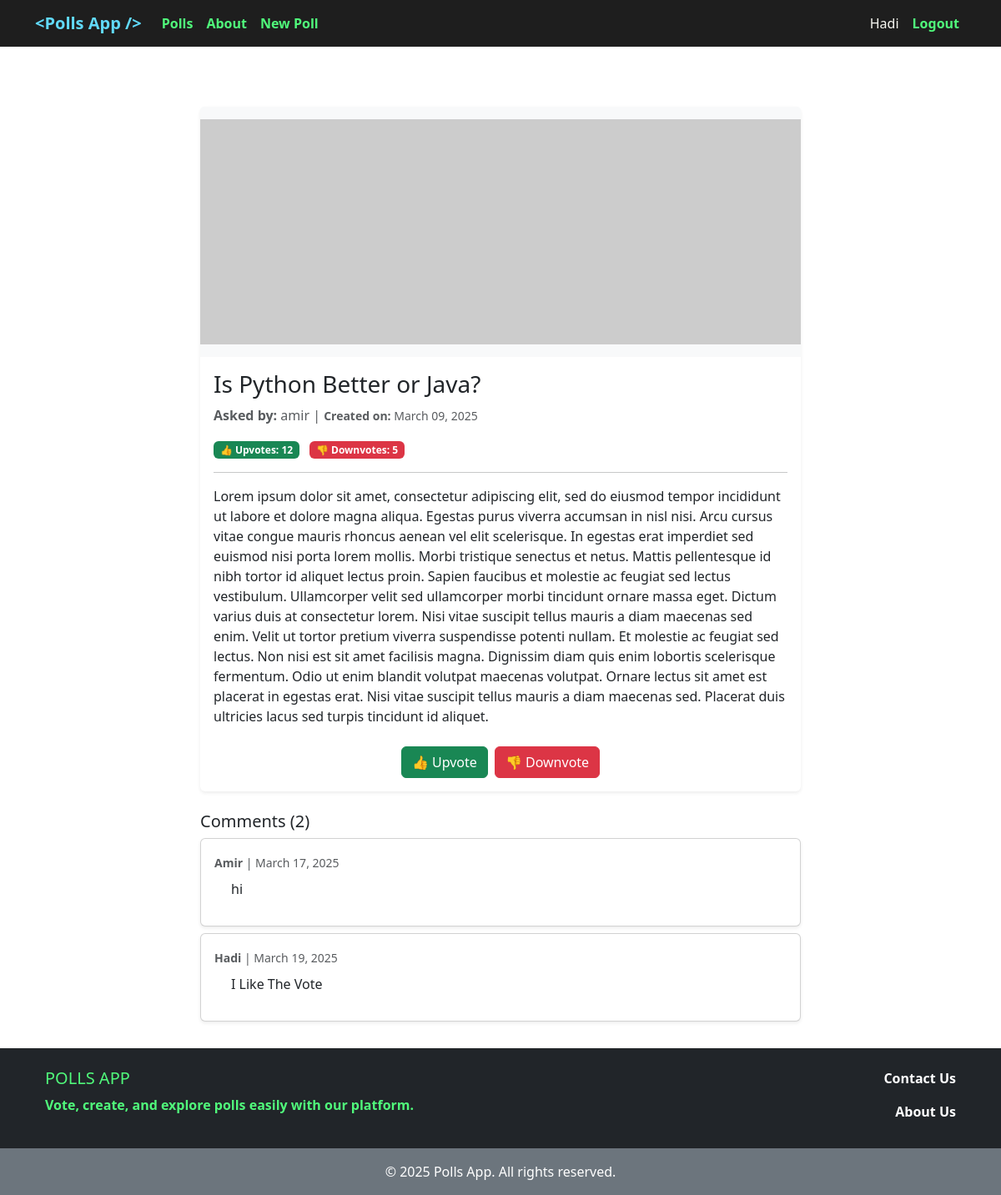
Page /poll/1/ (signed in) on the committed database.
### accounts/models.py (models this page shows)
class CustomUser(AbstractUser):
    ROLE_CHOICES = [
        ('M', 'Manager'),
        ('E', 'Employee'),
        ('S', 'Student'),
        ('O', 'Other'),
    ]
    role = models.CharField(choices=ROLE_CHOICES, max_length=1, default=ROLE_CHOICES[3][0])

### polls/models.py (models this page shows, shortened)
class Poll(models.Model):
    question = models.CharField(max_length=700)
    user = models.ForeignKey(get_user_model(), on_delete=models.CASCADE)
    description = models.TextField(blank=True)
    cover = models.ImageField(upload_to='covers/', blank=True)
    up_vote = models.PositiveIntegerField(default=0)
    down_vote = models.PositiveIntegerField(default=0)
    upvoted_by = models.ManyToManyField(get_user_model(), related_name='upvoted_polls', blank=True)
    downvoted_by = models.ManyToManyField(get_user_model(), related_name='downvoted_polls', blank=True)
    datetime_created = models.DateTimeField(auto_now_add=True)
    datetime_modified = models.DateTimeField(auto_now=True)

class Comment(models.Model):
    poll = models.ForeignKey('Poll', related_name='comments', on_delete=models.CASCADE)
    user = models.ForeignKey(get_user_model(), on_delete=models.CASCADE)
    body = models.TextField()
    is_active = models.BooleanField(default=True)
    datetime_created = models.DateTimeField(auto_now_add=True)
    datetime_modified = models.DateTimeField(auto_now=True)

### polls/views.py (the view)
# urls.py: path('poll/<int:pk>/', poll_detail_view, name='poll_detail'),
def poll_detail_view(request, pk):
    poll = get_object_or_404(Poll, pk=pk)
    comments = poll.comments.all()
    return render(request, 'polls/poll_detail.html', context={
        'poll': poll,
        'comments': comments,
    })

### polls/templates/polls/poll_detail.html (shortened to what this page needs)
{% extends '_base.html' %}
{% block content %}
    <div class="container mt-5">
        <div class="row justify-content-center">
            <div class="col-md-8">
                <div class="card shadow-sm border-0 rounded">
                    {% if poll.cover %}
                        <img src="{{ poll.cover.url }}" class="card-img-top img-fluid" alt="Poll Image">
                    {% else %}
                        <img src="https://placehold.co/800x300" class="card-img-top img-fluid"
                             alt="Poll image for {{ poll.question }}">
                    {% endif %}
                    <div class="card-body">
                        <h3 class="card-title">{{ poll.question }}</h3>
                        <p class="card-text text-muted">
                            <strong>Asked by:</strong> {{ poll.user }} |
                            <small><strong>Created on:</strong> {{ poll.datetime_created|date:"F d, Y" }}</small>
                        </p>
                        <div class="d-flex justify-content-between align-items-center">
                            <div>
                                <span class="badge bg-success">👍 Upvotes: {{ poll.up_vote }}</span>
                                <span class="badge bg-danger mx-2">👎 Downvotes: {{ poll.down_vote }}</span>
                            </div>
                        </div>
                        <hr>
                        <p>{{ poll.description }}</p>
                        <div class="mt-4 d-flex justify-content-center">
                            <div class="btn-group">
                                <form action="{% url 'poll_vote' poll.id %}" method="post">
                                    <button type="submit" class="btn btn-success">👍 Upvote</button>
                                </form>
                                <form action="{% url 'poll_down_vote' poll.id %}" method="post" class="ms-2">
                                    <button type="submit" class="btn btn-danger">👎 Downvote</button>
                                </form>
                            </div>
                        </div>
                    </div>
                </div>
                <div class="mt-4">
                    <h5>Comments ({{ comments|length }})</h5>
                    {% for comment in comments %}
                        <div class="card mb-2 shadow-sm">
                            <div class="card-body">
                                <small class="text-muted">
                                    <strong>{{ comment.user|capfirst }}</strong> | {{ comment.datetime_created|date:"F d, Y" }}
                                </small>
                                <p class="comment-text mt-2">{{ comment.body }}</p>
                            </div>
                        </div>
                    {% empty %}
                        <p class="text-muted">No comments yet.</p>
                    {% endfor %}
                </div>
            </div>
        </div>
    </div>
{% endblock content %}

### templates/_base.html (shortened to what this page needs)
<!doctype html>
<html lang="en">
<head>
    <link href="https://cdn.jsdelivr.net/npm/bootstrap@5.3.3/dist/css/bootstrap.min.css"
          rel="stylesheet"
>
</head>
<body>
<nav class="navbar navbar-expand-lg navbar-dark" style="background-color: #1e1e1e;">
    <div class="container">
        <a class="navbar-brand" href="{% url 'polls_list' %}" style="font-weight: bold; color: #61dafb;">&lt;Polls App /&gt;</a>
        <div class="collapse navbar-collapse" id="navbarNav">
            <ul class="navbar-nav">
                <li class="nav-item">
                    <a class="nav-link" href="{% url 'polls_list' %}"
                       style="color: #50fa7b; font-weight: bold;">Polls</a>
                </li>
                <li class="nav-item">
                    <a class="nav-link" href="{% url 'aboutus' %}" style="color: #50fa7b; font-weight: bold;">About</a>
                </li>
                <li class="nav-item">
                    <a class="nav-link" href="{% url 'poll_create' %}" style="color: #50fa7b; font-weight: bold;">New Poll</a>
                </li>
            </ul>
            <ul class="navbar-nav ms-auto">
                {% if user.is_authenticated %}
                    <li class="nav-item">
                        <span class="nav-link" style="color: #f8f8f2;">{{ user.username|capfirst }}</span>
                    </li>
                    <li class="nav-item">
                        <a class="nav-link" href="{% url 'account_logout' %}"
                           style="color: #50fa7b; font-weight: bold;">Logout</a>
                    </li>
                {% endif %}
            </ul>
        </div>
    </div>
</nav>
<div class="content-wrapper container my-4">
    {% block content %}{% endblock content %}
</div>
<footer class="text-center text-lg-start bg-dark text-white mt-auto">
    <div class="container p-4">
        <div class="row">
            <div class="col-md-6" style="color: #50fa7b; font-weight: bold;">
                <h5 class="text-uppercase">Polls App</h5>
                <p>Vote, create, and explore polls easily with our platform.</p>
            </div>
            <div class="col-md-6 text-md-end">
                <a href="https://github.com/amahadnejad" class="text-white text-decoration-none fw-bold d-block">
                    Contact Us
                </a>
                <a href="{% url 'aboutus' %}" class="text-white text-decoration-none fw-bold d-block mt-3">
                    About Us
                </a>
            </div>
        </div>
    </div>
    <div class="text-center p-3 bg-secondary">
        © 2025 Polls App. All rights reserved.
    </div>
</footer>
</body>
</html>

### templates/_base.html (style rules this page uses)
html, body { height: 100%; margin: 0; display: flex; flex-direction: column; }
.content-wrapper { flex: 1; }

### polls/templates/polls/poll_detail.html (style rules this page uses)
.card-img-top { width: 100%; height: 300px; object-fit: contain; background-color: #f8f9fa; }
.comment-text { margin-left: 20px; white-space: pre-line; }

### rows in the picture
CustomUser: username "Hadi"
Poll: question "Is Python Better or Java?", user "amir", datetime_created "March 09, 2025", up_vote "12", down_vote "5", description "Lorem ipsum dolor sit amet, consectetur adipiscing elit, sed do eiusmod tempor incididunt ut labore et dolore magna aliqua. Egestas purus viverra accumsan in nisl nisi. Arcu cursus vitae congue mauris rhoncus aenean vel elit scelerisque. In egestas erat imperdiet sed euismod nisi porta lorem mollis. Morbi tristique senectus et netus. Mattis pellentesque id nibh tortor id aliquet lectus proin. Sapien faucibus et molestie ac feugiat sed lectus vestibulum. Ullamcorper velit sed ullamcorper morbi tincidunt ornare massa eget. Dictum varius duis at consectetur lorem. Nisi vitae suscipit tellus mauris a diam maecenas sed enim. Velit ut tortor pretium viverra suspendisse potenti nullam. Et molestie…"
Comment: user "Amir", datetime_created "March 17, 2025", body "hi"
Comment: user "Hadi", datetime_created "March 19, 2025", body "I Like The Vote"

### other values in the picture
{{ comments|length }} "2"
